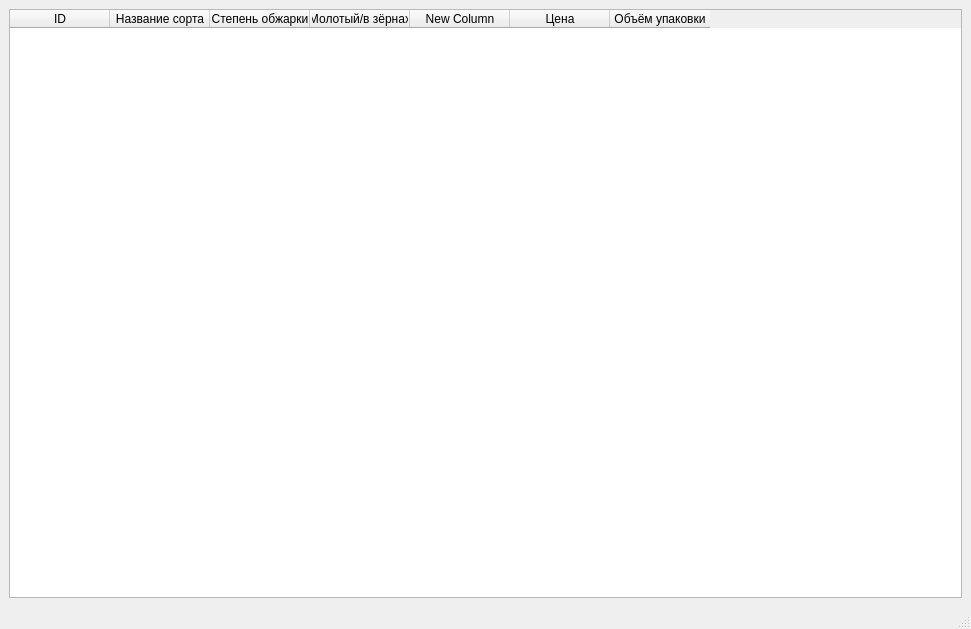
<?xml version="1.0" encoding="UTF-8"?>
<ui version="4.0">
 <class>MainWindow</class>
 <widget class="QMainWindow" name="MainWindow">
  <property name="geometry">
   <rect>
    <x>0</x>
    <y>0</y>
    <width>971</width>
    <height>629</height>
   </rect>
  </property>
  <property name="windowTitle">
   <string>Кофе</string>
  </property>
  <widget class="QWidget" name="centralwidget">
   <layout class="QVBoxLayout" name="verticalLayout">
    <item>
     <widget class="QTableWidget" name="coffee_table">
      <property name="layoutDirection">
       <enum>Qt::LeftToRight</enum>
      </property>
      <property name="sizeAdjustPolicy">
       <enum>QAbstractScrollArea::AdjustToContents</enum>
      </property>
      <attribute name="verticalHeaderVisible">
       <bool>false</bool>
      </attribute>
      <column>
       <property name="text">
        <string>ID</string>
       </property>
      </column>
      <column>
       <property name="text">
        <string>Название сорта</string>
       </property>
      </column>
      <column>
       <property name="text">
        <string>Степень обжарки</string>
       </property>
      </column>
      <column>
       <property name="text">
        <string>Молотый/в зёрнах</string>
       </property>
      </column>
      <column>
       <property name="text">
        <string>New Column</string>
       </property>
      </column>
      <column>
       <property name="text">
        <string>Цена</string>
       </property>
      </column>
      <column>
       <property name="text">
        <string>Объём упаковки</string>
       </property>
      </column>
     </widget>
    </item>
   </layout>
  </widget>
  <widget class="QMenuBar" name="menubar">
   <property name="geometry">
    <rect>
     <x>0</x>
     <y>0</y>
     <width>971</width>
     <height>21</height>
    </rect>
   </property>
  </widget>
  <widget class="QStatusBar" name="statusbar"/>
  <action name="clear_db_action">
   <property name="text">
    <string>Очистить базу данных...</string>
   </property>
  </action>
 </widget>
 <resources/>
 <connections/>
</ui>
